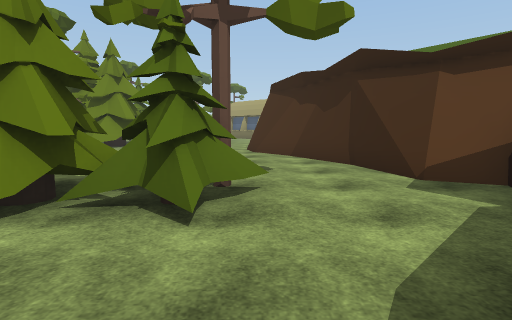
view 1 (above)

18 first-person views from a walk through a Unity game level. The camera is 1.4 m above the floor, tilts 6° down and sees 80° across. The floor is counted in squares, 2 m on a side. Each view is taken from the middle of a square. On the plan, view 1 faces up. The plan holds only what a view shows up to about 10 squares ahead; the rest is blank. The place goes on beyond the plan. The player character is not drawn. Some animated figures are left out. Some surface patterns are stand-ins.

view 2
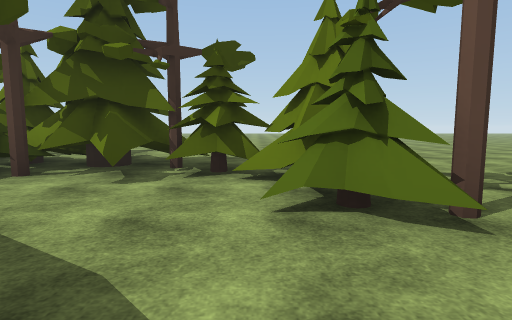

view 3
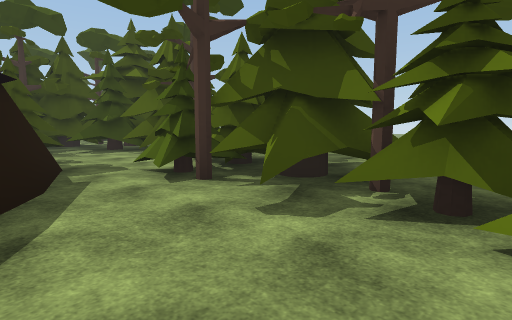

view 4
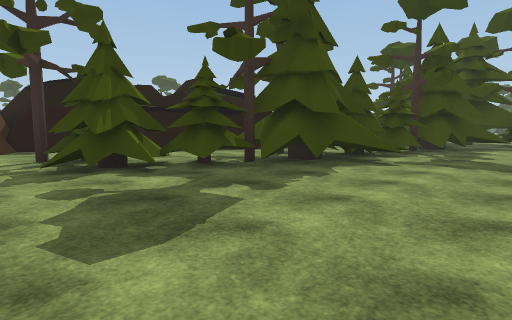

view 5
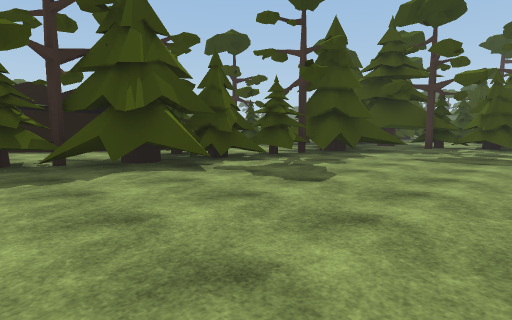

view 6
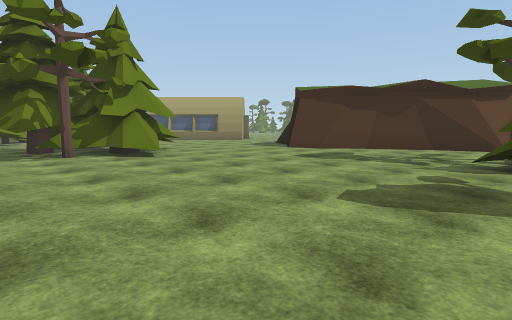

view 7
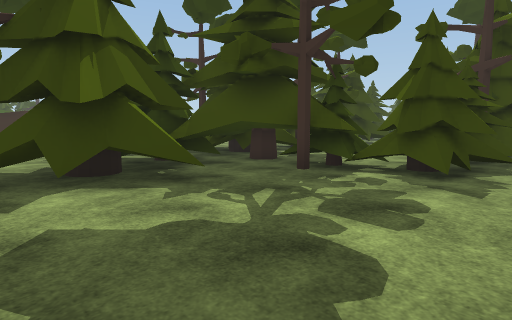

view 8
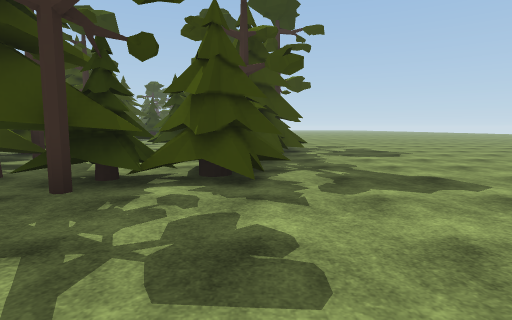

view 9
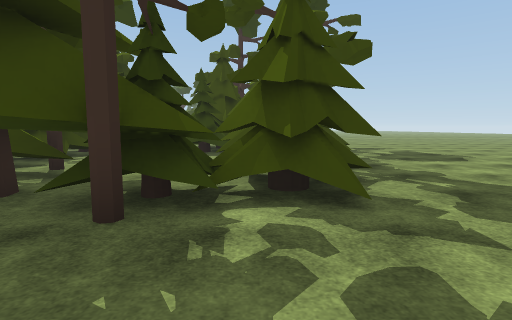

view 10
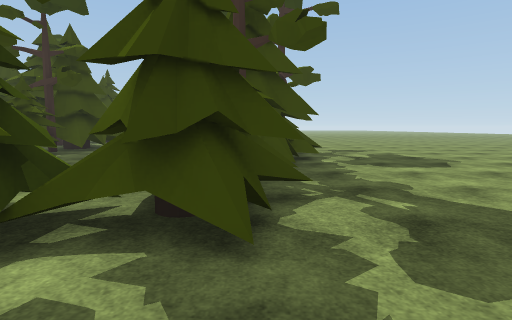

view 11
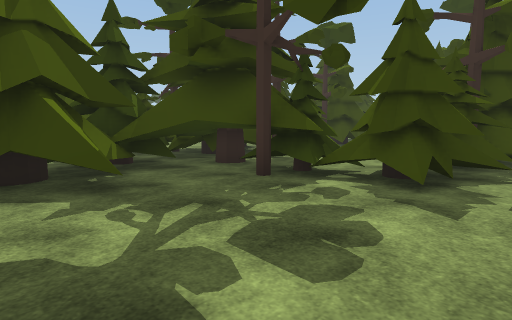

view 12
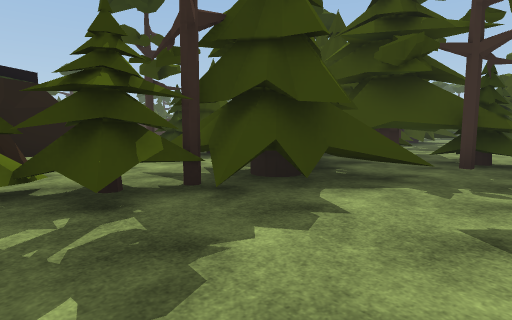

view 13
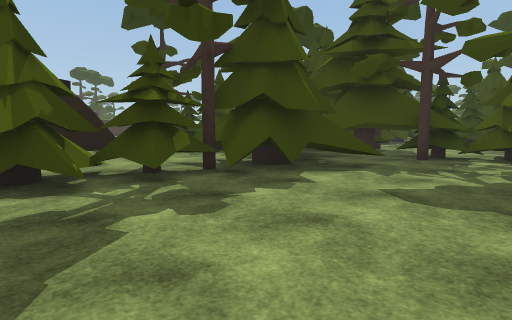

view 14
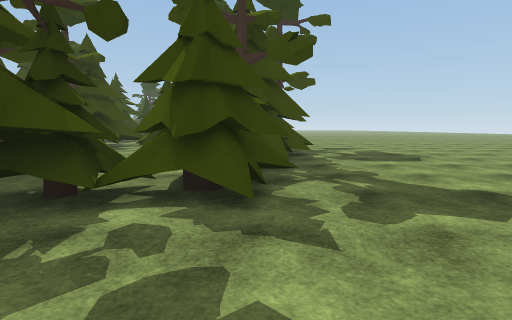

view 15
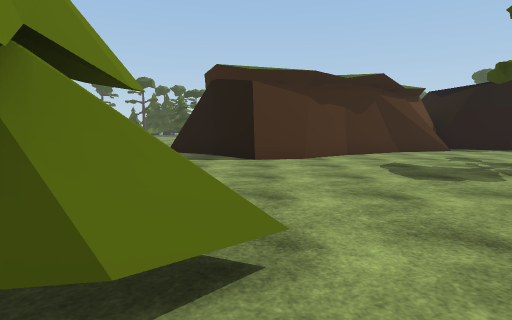

view 16
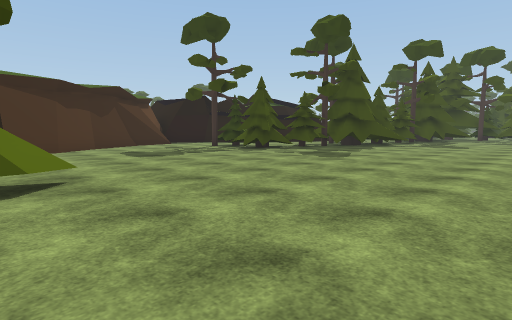

view 17
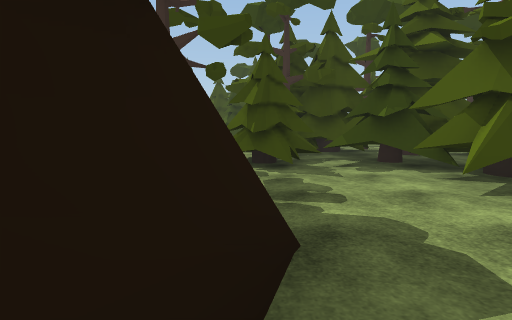

view 18
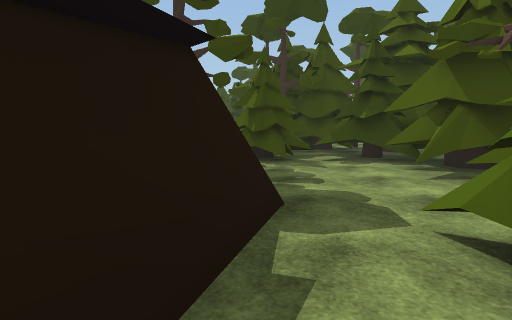

### Floor plan
Key: @ floor where view 1 was taken; # wall or solid block; . floor; = window, fence, low wall or low ledge; O other object.
Columns run from 10 left of view 1 to 4 right of it. Each row starts with its distance up from view 1.
 11 ..####.....##
 10 .....=....##
  9 ..........##
  8 ...........##
  7 ............#
  6 ............#
  5 ............##
  4  .......O#...##
  3  ......OOOO..#
  2 .......OOO...#
  1 ......#OO...##
  0 ......###.@##
 -1 ....=####.##
 -2 .....OOOO.#
 -3 .....OO.O##
 -4 .....OO..###
 -5 .....#.... ##
 -6 ....###...  #
 -7 ...=###..OO
 -8 .....###OOOO
 -9 ...#####OO
-10 .OOO####OO
-11 .OO.#####
-12 .OO..##
-13 .#O...
-14 ##O#...O
-15 ## OO.OO.
-16 OO OO.OOO
-17 OOO O.##
-18  OOOO ###

Where each view was taken, in squares from view 1:
view 1: 0 up, 0 right, facing up
view 2: 2 up, 2 right, facing left
view 3: 2 up, 0 right, facing down-left
view 4: 5 up, 8 left, facing down-right
view 5: 2 up, 10 left, facing down-right
view 6: 3 up, 9 left, facing up-right
view 7: 5 down, 10 left, facing down-right
view 8: 6 down, 9 left, facing down
view 9: 7 down, 8 left, facing down
view 10: 8 down, 9 left, facing down
view 11: 6 down, 10 left, facing down-right
view 12: 3 down, 8 left, facing down-right
view 13: 2 down, 9 left, facing down-right
view 14: 7 down, 9 left, facing down
view 15: 10 up, 7 left, facing right
view 16: 11 up, 10 left, facing down-right
view 17: 2 down, 1 left, facing down
view 18: 1 down, 1 left, facing down
